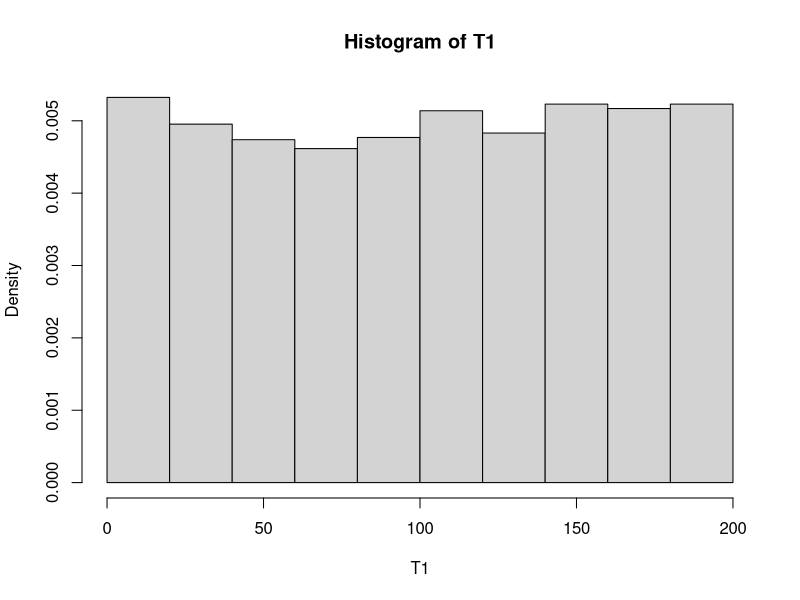
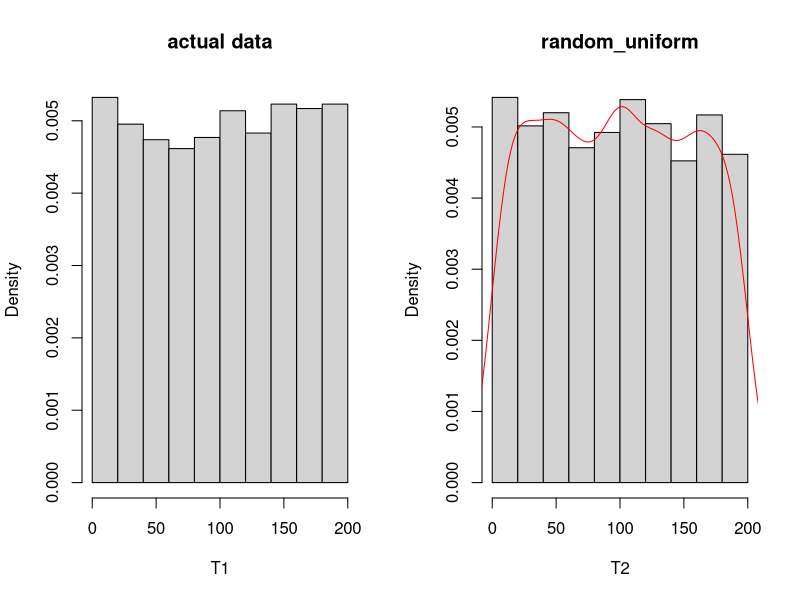
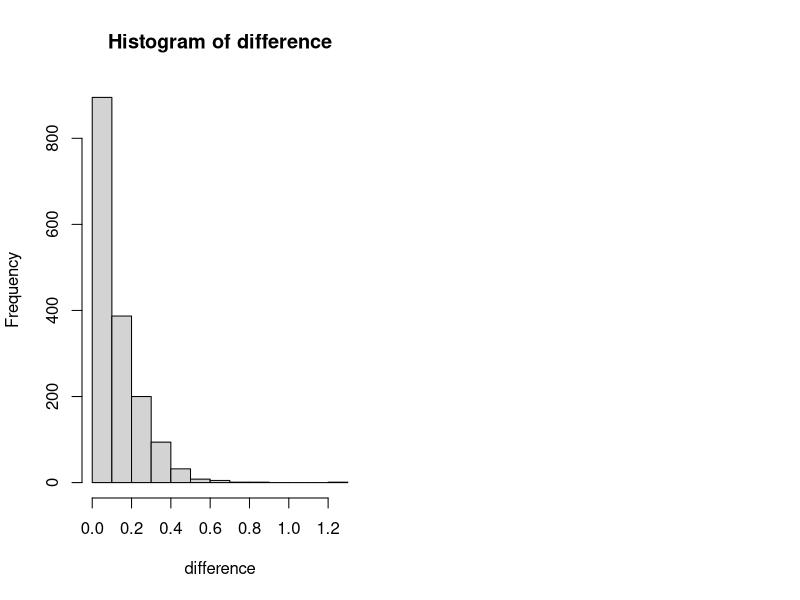
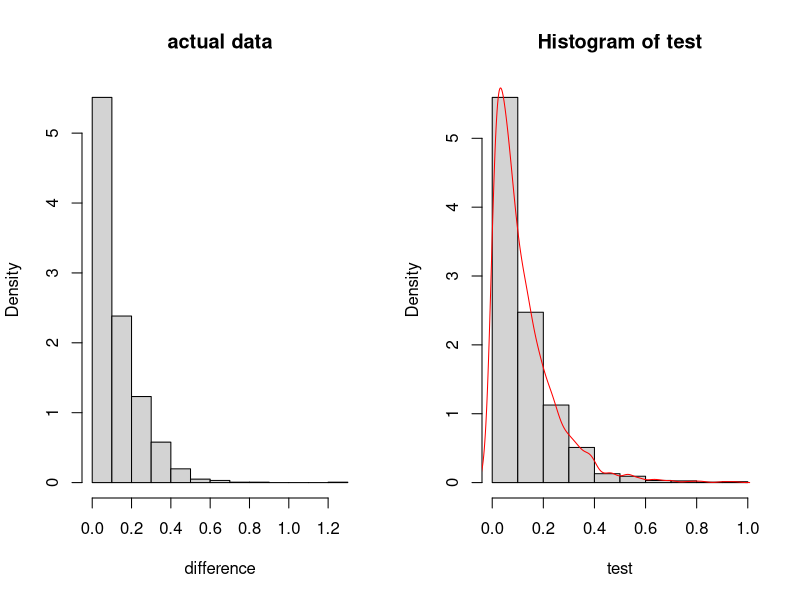
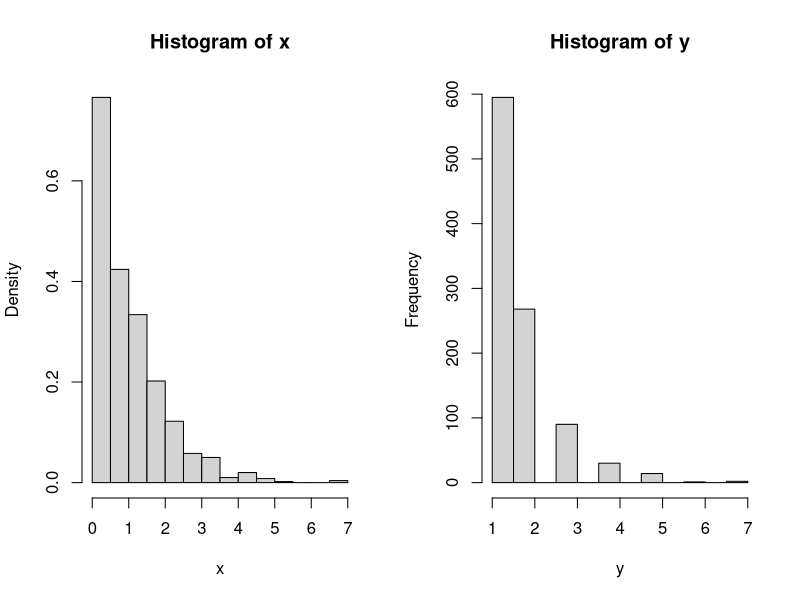
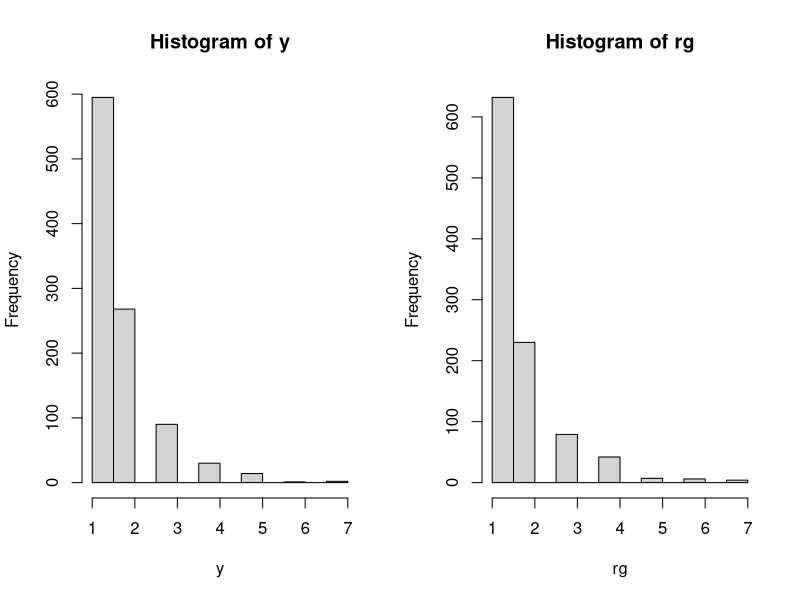

R code for these plots, in order:
## ---- chunk 1
knitr::opts_chunk$set(echo = TRUE,fig.height = 3.5)
## ---- chunk 2
#1
pnorm(-0.98,mean = -1,sd = sqrt(0.01))
#2.
pnorm(-1.02,mean = -1,sd = sqrt(0.01))
#3.
1-pnorm(-0.82,mean = -1,sd = sqrt(0.01))
#4.
pnorm(-0.96,mean = -1,sd = sqrt(0.01))-pnorm(-1.22,mean = -1,sd = sqrt(0.01))
## ---- chunk 3
#1.
qnorm(0.9)
#2.
qnorm(0.2)
#3. 
qnorm(1-(1-0.95)/2)

## ---- chunk 4
T1=read.table('dataexam.txt')
head(T1)
dim(T1)
## ---- chunk 5
T1=as.matrix(T1)
hist(T1,freq=FALSE)
## ---- chunk 6
maxT1=max(T1[,1])
minT1=min(T1[,1])
## ---- chunk 7
sm=mean(T1[,1])
ssd=sd(T1[,1])
sm
ssd
## ---- chunk 8
tm=(maxT1+minT1)/2
tsd=sqrt((maxT1-minT1)**2/12)
tm
tsd
## ---- chunk 9
T2=runif(1625, minT1, maxT1)
par(mfrow=c(1,2))
hist(T1,freq=FALSE,main="actual data")
hist(T2, freq = FALSE, main="random_uniform")
lines(density(T2),col='red')
#density(T2)
## ---- chunk 10
ks.test(T1,"punif",minT1,maxT1)
## ---- chunk 11
difference=diff(T1[,1])
hist(difference)
## ---- chunk 12
#actual
m=mean(difference)
m
#theoretical
lambda=1/m
lambda

#compare 2 histogram

par(mfrow=c(1,2))
hist(difference,freq=FALSE,main="actual data")
#curve(dexp(lambda))
test=rexp(n=1625,lambda)
hist(test,freq = FALSE)
#curve(dexp,xlim = c(0,1.2),add = TRUE)
lines(density(test),col='red')
## ---- chunk 13
ks.test(difference,"pexp",lambda)
## ---- chunk 14
t=qnorm(0.975) #1-0.05/2
lb=1/m*(1-t/sqrt(length(difference)))
ub=1/m*(1+t/sqrt(length(difference)))
cat("confidence interval:[",c(lb,ub),"]")
## ---- chunk 15
#random choose t and s
set.seed(10)
t=sample(1:5,1)
s=sample(1:5,1)
t
s

(1-pexp(t+s))/(1-pexp(t))

1-pexp(s)
## ---- chunk 16
set.seed(10)
par(mfrow=c(1,2))
x=rexp(1000)
hist(x, freq=FALSE)

y=floor(x)+1
hist(y)
table(y)
## ---- chunk 17
gp=1/mean(y)
par(mfrow=c(1,2))
hist(y)
rg=rgeom(1000,gp)+1
hist(rg)
## ---- chunk 18
#ks.test(y,rg)
chisq.test(y,rg)
